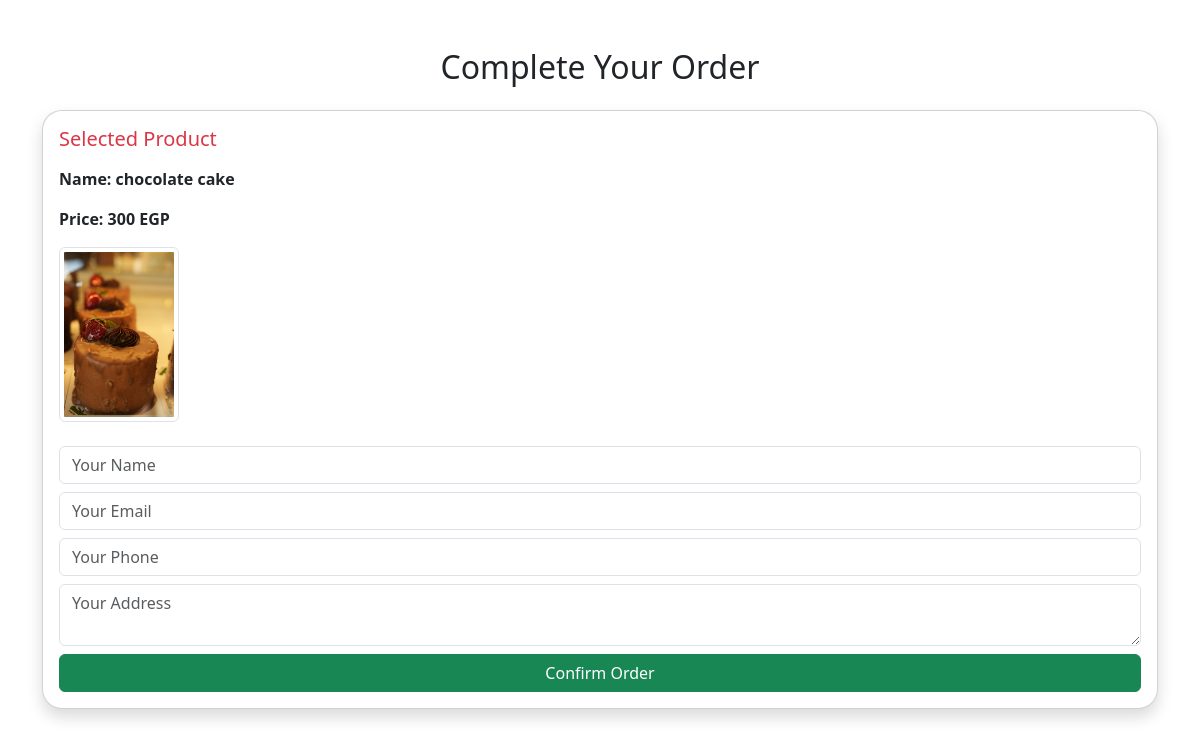
Screenshot of /chart.php?product_id=15 with the database file from the repository.
### tables this page shows
CREATE TABLE `products` (
  `id` int(255) NOT NULL,
  `name` varchar(255) NOT NULL,
  `description` text NOT NULL,
  `price` double NOT NULL,
  `image` varchar(100) NOT NULL,
  `category` varchar(255) NOT NULL
);

### chart.php (the view, shortened to what this page needs)
<?php
include "config/database.php";
$product_id = $_GET['product_id'] ?? null;
$stmt = $pdo->prepare("SELECT * FROM products WHERE id = ?");
$stmt->execute([$product_id]);
$item = $stmt->fetch();
?>
<!DOCTYPE html>
<html lang="en">
<head>
    <link rel="stylesheet" href="css/bootstrap.min.css">
</head>
<body>
<div class="container mt-5">
    <h2 class="mb-4 text-center">Complete Your Order</h2>
    <div class="card shadow p-3 mb-4" style="border-radius:20px;">
        <h5 class="text-danger mb-3">Selected Product</h5>
        <p class="fw-bold">Name: <?= htmlspecialchars($item['name']) ?></p>
        <p class="fw-bold">Price: <?= $item['price'] ?> EGP</p>
        <?php if(!empty($item['image'])) { ?>
            <img src="asset/<?= $item['image'] ?>" width="120" class="img-thumbnail mb-2">
        <?php } ?>
        <form method="POST" class="mt-3">
            <input type="text" name="name" class="form-control mb-2" placeholder="Your Name" required>
            <input type="email" name="email" class="form-control mb-2" placeholder="Your Email" required>
            <input type="text" name="phone" class="form-control mb-2" placeholder="Your Phone" required>
            <textarea name="address" class="form-control mb-2" placeholder="Your Address" required></textarea>
            <button class="btn btn-success w-100">Confirm Order</button>
        </form>
    </div>
</div>
</body>
</html>

### rows the page displays
products: name "chocolate cake", price "300", image (picture)
